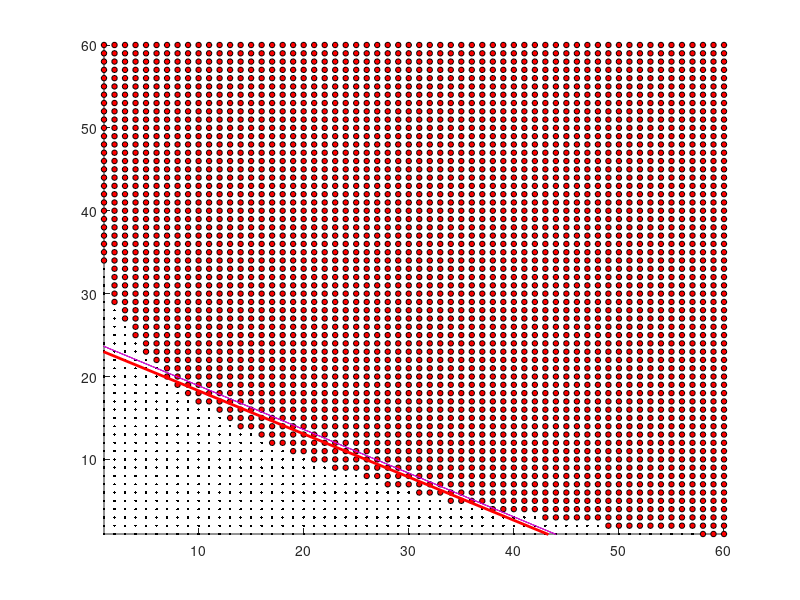

MATLAB code for this plot:
close all force;
clear;
clc;

disp("--- You are running 'f05_logistic_regression' file now ---")

% ------------------------ Functions ------------------------

% Sigmoid cost function
function J = costSigmoid1(X, y, theta)
    m = length(y);
    h = sigmoid(X * theta);
    J = (-1 / m) * (sum(log(h)(find(y == 1))) + sum(log(1 - h)(find(y == 0))));
endfunction

% Sigmoid cost function which also returns gradient
function [J, grad] = costSigmoid2(X, y, theta)
    m = length(y);
    h = sigmoid(X * theta);
    J = costSigmoid1(X, y, theta);
    grad = (1 / m) * X' * (h - y);
endfunction

function s = sigmoid(z)
    s = (1 ./ (1 + e .^ (-1 * z)));
endfunction

function [theta, cost] = gradientDescentWithCostFunction(X, y, theta, alpha, iteration_count, costFunction)
    m = length(X);
    for i = 1:iteration_count
        % h_theta is now not X * theta as it was with linear regression, but sigmoid(X * theta)
        theta = theta - (alpha / m) * X' * ( sigmoid(X * theta) - y);
    endfor
    cost = costFunction(X, y, theta);
endfunction

% -----------------------------------------------------------

range = [1:60];

% Can also use meshgrid(), see https://stackoverflow.com/questions/7446946/how-to-generate-all-pairs-from-two-vectors-in-matlab-using-vectorised-code
x = [(ones(length(range), 1) * range)(:), (ones(length(range), 1) * range)'(:)];
x1 = x(:,1);
x2 = x(:,2);

y_numeric = -10 + 15 * log(x1/40) +  x1 + 2 * x2 + 15 * log(x2/40);
y = y_numeric > 0;

hold on;
axis([1, 60, 1, 60]);
plot(x1(find(y==1)), x2(find(y==1)), 'ko', 'MarkerFaceColor', 'r', 'MarkerSize', 4);
plot(x1(find(y==0)), x2(find(y==0)), 'k.', 'MarkerFaceColor', 'k', 'MarkerSize', 6);
m = length(x);                                         % count of training examples

% Try approximating using hypothesis h_theta(x) = theta0 + theta1 * x1 + theta2 * x2
X = [ones(m, 1), x1, x2];

theta_init = [0; 0; 1];

alpha = 0.03;
iteration_count = 10000;
decision_boundary_x_values = [0; 60];

% hand-written gradient descent
[theta1, cost1] = gradientDescentWithCostFunction(X, y, theta_init, alpha, iteration_count, @costSigmoid1);
theta1
cost1
decision_boundary_y_values = ( 0.5 - theta1(1) - decision_boundary_x_values * theta1(2) ) ./ theta1(3) ;
plot(decision_boundary_x_values, decision_boundary_y_values, '-r', 'linewidth', 2) ;

% fminunc converges to a working solution
[theta2, cost2] = fminunc(@(t)(costSigmoid2(X, y, t)), theta_init, optimset('GradObj', 'on', 'MaxIter', 100));
theta2
cost2
decision_boundary_y_values = ( 0.5 - theta2(1) - decision_boundary_x_values * theta2(2) ) ./ theta2(3) ;
plot(decision_boundary_x_values, decision_boundary_y_values, '-k') ;

% Same results even when no gradient is provided
[theta3, cost3] = fminunc(@(t)(costSigmoid1(X, y, t)), theta_init, optimset('MaxIter', 100));
theta3
cost3
decision_boundary_y_values = ( 0.5 - theta3(1) - decision_boundary_x_values * theta3(2) ) ./ theta3(3) ;
plot(decision_boundary_x_values, decision_boundary_y_values, '-m') ;
